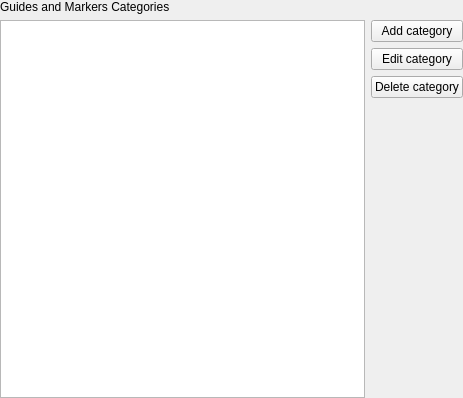
<?xml version="1.0" encoding="UTF-8"?>
<ui version="4.0">
 <class>GuideCategories_UI</class>
 <widget class="QWidget" name="GuideCategories_UI">
  <property name="geometry">
   <rect>
    <x>0</x>
    <y>0</y>
    <width>463</width>
    <height>398</height>
   </rect>
  </property>
  <layout class="QGridLayout" name="gridLayout">
   <property name="leftMargin">
    <number>0</number>
   </property>
   <property name="topMargin">
    <number>0</number>
   </property>
   <property name="rightMargin">
    <number>0</number>
   </property>
   <property name="bottomMargin">
    <number>0</number>
   </property>
   <item row="4" column="1">
    <spacer name="verticalSpacer">
     <property name="orientation">
      <enum>Qt::Vertical</enum>
     </property>
     <property name="sizeHint" stdset="0">
      <size>
       <width>20</width>
       <height>275</height>
      </size>
     </property>
    </spacer>
   </item>
   <item row="1" column="0" rowspan="4">
    <widget class="QListWidget" name="guides_list"/>
   </item>
   <item row="3" column="1">
    <widget class="QPushButton" name="guide_delete">
     <property name="text">
      <string>Delete category</string>
     </property>
    </widget>
   </item>
   <item row="1" column="1">
    <widget class="QPushButton" name="guide_add">
     <property name="text">
      <string>Add category</string>
     </property>
    </widget>
   </item>
   <item row="2" column="1">
    <widget class="QPushButton" name="guide_edit">
     <property name="text">
      <string>Edit category</string>
     </property>
    </widget>
   </item>
   <item row="0" column="0" colspan="2">
    <widget class="QLabel" name="label">
     <property name="text">
      <string>Guides and Markers Categories</string>
     </property>
    </widget>
   </item>
  </layout>
 </widget>
 <resources/>
 <connections/>
</ui>
